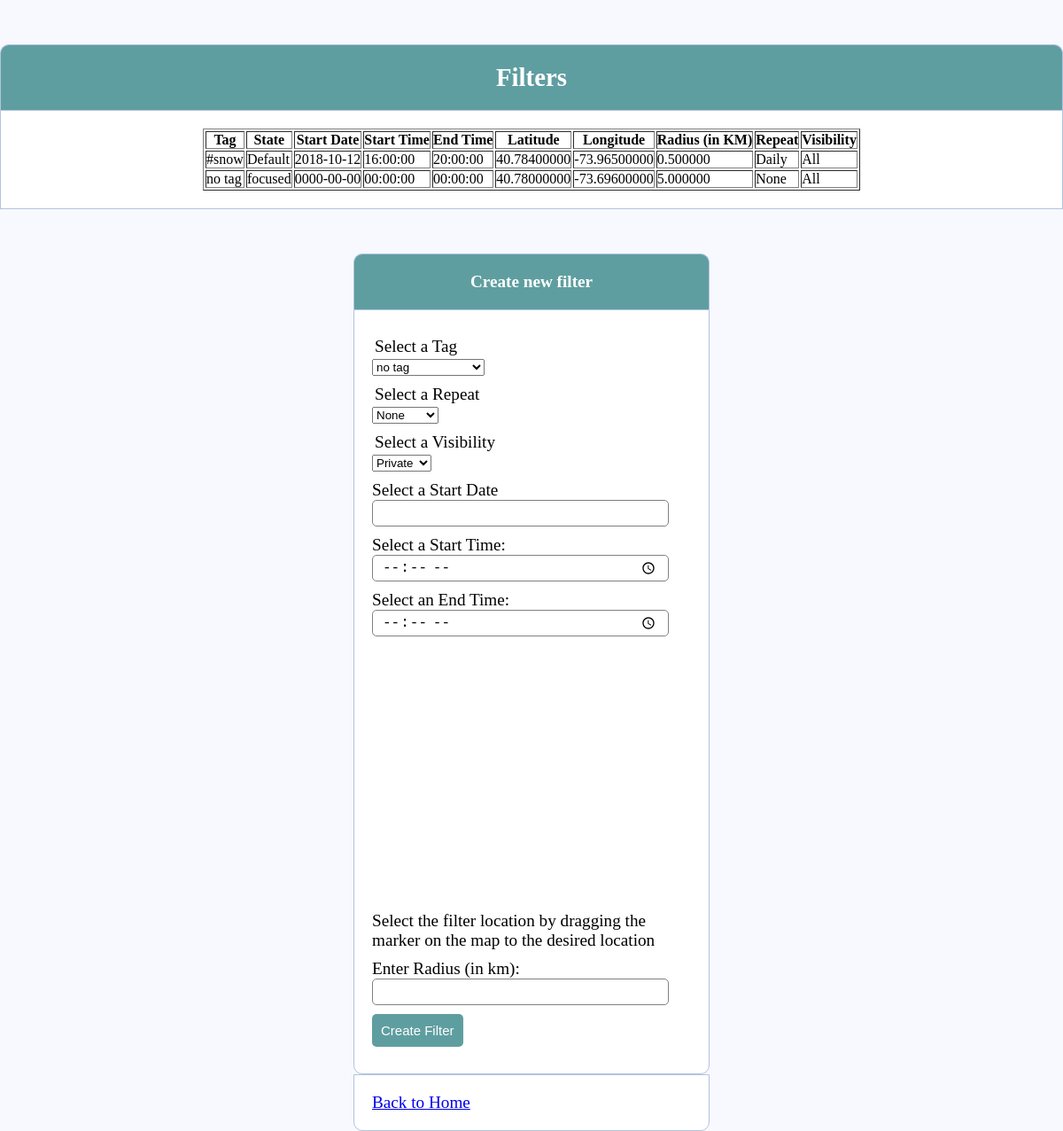
The page /Oingo/filters.php (signed in) on the database its author committed.
### tables this page shows
CREATE TABLE `filter` (
  `uid` int(11) NOT NULL,
  `stateid` int(11) NOT NULL,
  `tagID` int(11) NOT NULL,
  `fstarttimestamp` timestamp NOT NULL DEFAULT CURRENT_TIMESTAMP,
  `fendtimestamp` timestamp NOT NULL DEFAULT CURRENT_TIMESTAMP,
  `rid` int(11) NOT NULL,
  `flatitude` decimal(10,8) NOT NULL,
  `flongitude` decimal(11,8) NOT NULL,
  `fradius` decimal(10,6) NOT NULL,
  `vid` int(11) NOT NULL,
  PRIMARY KEY (`uid`,`stateid`,`tagID`,`fstarttimestamp`,`fendtimestamp`,`flatitude`,`flongitude`,`fradius`,`vid`,`rid`),
  KEY `tagIDFilter_idx` (`tagID`),
  KEY `vidFilter_idx` (`vid`),
  KEY `ridFilter_idx` (`rid`),
  CONSTRAINT `ridFilter` FOREIGN KEY (`rid`) REFERENCES `repeatnote` (`rid`),
  CONSTRAINT `tagIDFilter` FOREIGN KEY (`tagID`) REFERENCES `tag` (`tagid`),
  CONSTRAINT `uidFilter, stateIDFilter` FOREIGN KEY (`uid`, `stateid`) REFERENCES `userstate` (`uid`, `stateid`),
  CONSTRAINT `vidFilter` FOREIGN KEY (`vid`) REFERENCES `visibility` (`vid`)
);

CREATE TABLE `tag` (
  `tagid` int(11) NOT NULL AUTO_INCREMENT,
  `tagname` varchar(45) NOT NULL,
  PRIMARY KEY (`tagid`)
);

CREATE TABLE `state` (
  `stateID` int(11) NOT NULL,
  `statename` varchar(45) NOT NULL,
  PRIMARY KEY (`stateID`)
);

CREATE TABLE `repeatnote` (
  `rid` int(11) NOT NULL,
  `rdesc` varchar(45) NOT NULL,
  PRIMARY KEY (`rid`)
);

CREATE TABLE `visibility` (
  `vid` int(11) NOT NULL,
  `visibleRelation` varchar(45) NOT NULL,
  PRIMARY KEY (`vid`)
);

### Oingo/filters.php (the view, shortened to what this page needs)
<?php
$db = mysqli_connect("localhost", "root", "password");
mysqli_set_charset($db, 'utf-8');
mysqli_select_db($db, "oingo");
?>
<html>
<head>
    <link rel="stylesheet" type="text/css" href="css/style.css">
    <link rel="stylesheet" href="//code.jquery.com/ui/1.12.1/themes/base/jquery-ui.css">
    <link rel="stylesheet" href="/resources/demos/style.css">
</head>
<body onload="getLocation()">
<div class="filterheader">
    <h2>Filters</h2>
</div>
<?php  if (isset($_SESSION['username'])) : ?>
    <?php
    $uID = $_SESSION['uid'];
    mysqli_begin_transaction($db, MYSQLI_TRANS_START_READ_ONLY);
    $fil = mysqli_query($db, "SELECT * from filter natural join state natural join repeatnote natural join visibility natural join tag where uid='" . $uID . "'");
    if(mysqli_num_rows($fil) < 1){
        mysqli_free_result($fil);
        ?>
        <div class="content">
            <?php
        echo "Current user has no set filters";
        ?>
        </div>
        <?php
    }
    else{
        ?>
        <div class="filtercontent">
        <table border="black" class="center">
        <tr>
            <th>Tag</th>
            <th>State</th>
            <th>Start Date</th>
            <th>Start Time</th>
            <th>End Time</th>
            <th>Latitude</th>
            <th>Longitude</th>
            <th>Radius (in KM)</th>
            <th>Repeat</th>
            <th>Visibility</th>
        </tr>
        <?php
        while($filrow = mysqli_fetch_array($fil)){
            $filtagname = $filrow[13];
            $filstate = $filrow[10];
            $fillatitude = $filrow[7];
            $fillongitude = $filrow[8];
            $filradius = $filrow[9];
            $filrepeat = $filrow[11];
            $filvisibility = $filrow[12];
            list($filstartdate, $filstarttime) = explode(" ", $filrow["fstarttimestamp"]);
            list($filenddate, $filendtime) = explode(" ", $filrow["fendtimestamp"]);
            echo "<tr><td>" . $filtagname . "</td>";
            echo "<td>" . $filstate . "</td>";
            echo "<td>" . $filstartdate . "</td>";
            echo "<td>" . $filstarttime . "</td>";
            echo "<td>" . $filendtime . "</td>";
            echo "<td>" . $fillatitude . "</td>";
            echo "<td>" . $fillongitude . "</td>";
            echo "<td>" . $filradius . "</td>";
            echo "<td>" . $filrepeat . "</td>";
            echo "<td>" . $filvisibility . "</td></tr>";
        }
    }
    $allRepeatResult = mysqli_query($db, "SELECT rdesc from repeatnote");
    $allvisibilityResult = mysqli_query($db, "SELECT visibleRelation from visibility");
    $allTagResult = mysqli_query($db, "SELECT tagname from tag");
    ?>
    </table>
    </div>
    <div class="header">
        <h4>Create new filter</h4>
    </div>
    <form method="post" action="filters.php">
        <div class="input-group">
            <label>Select a Tag</label>
            <select name="tagDrop">
                <?php
                while ($rows3 = $allTagResult->fetch_assoc()) {
                    $tagval = $rows3['tagname'];
                    echo "<option value='$tagval'>$tagval</option>";
                }
                ?>
            </select>
        </div>
        <div class="input-group">
            <label>Select a Repeat</label>
            <select name="repeatDrop">
                <?php
                while ($rows1 = $allRepeatResult->fetch_assoc()) {
                    $repeatval = $rows1['rdesc'];
                    echo "<option value='$repeatval'>$repeatval</option>";
                }
                ?>
            </select>
        </div>
        <div class="input-group">
            <label>Select a Visibility</label>
            <select name="visibilityDrop">
                <?php
                while ($rows2 = $allvisibilityResult->fetch_assoc()) {
                    $visibilityval = $rows2['visibleRelation'];
                    echo "<option value='$visibilityval'>$visibilityval</option>";
                }
                ?>
            </select>
        </div>
        <div class="input-group">
            <p>Select a Start Date <input type="text" name="selectstartdate" id="datepicker"></p>
        </div>
        <div class="input-group">
            <p>Select a Start Time: <input type="time" name="selectstarttime"></p>
        </div>
        <div class="input-group">
            <p>Select an End Time: <input type="time" name="selectendtime"></p>
        </div>
        <div class="input-group">
        <div id="map" style="height: 300px; width: 430px;"></div>
        <p>Select the filter location by dragging the marker on the map to the desired location</p>
        </div>
        <div class="input-group">
            <p>Enter Radius (in km): <input type="text" name="radiusName"></p>
        </div>
        <div class="input-group">
            <button type="submit" class="btn" name="createFilter">Create Filter</button>
        </div>
    </form>
    <div class="content">
    <p><a href="index.php">Back to Home</a></p>
    </div>
<?php endif;
mysqli_close($db);?>
</body>
</html>

### Oingo/css/style.css (style rules this page uses)
* { margin: 0px; padding: 0px; }
body { font-size: 120%; background: #F8F8FF; }
.header { width: 30%; margin: 50px auto 0px; color: white; background: #5F9EA0; text-align: center; border: 1px solid #B0C4DE; border-bottom: none; border-radius: 10px 10px 0px 0px; padding: 20px; }
.filterheader { margin: 50px auto 0px; color: white; background: #5F9EA0; text-align: center; border: 1px solid #B0C4DE; border-bottom: none; border-radius: 10px 10px 0px 0px; padding: 20px; }
table.center { margin-left:auto; margin-right:auto; }
form, .friendaccept { border: none; box-shadow: none; margin-top: -1em; }
form, .content { width: 30%; margin: 0px auto; padding: 20px; border: 1px solid #B0C4DE; background: white; border-radius: 0px 0px 10px 10px; }
.filtercontent { padding: 20px; border: 1px solid #B0C4DE; background: white; }
.input-group { margin: 10px 0px 10px 0px; }
.input-group label { display: block; text-align: left; margin: 3px; }
.input-group input { height: 30px; width: 93%; padding: 5px 10px; font-size: 16px; border-radius: 5px; border: 1px solid gray; }
.btn { padding: 10px; font-size: 15px; color: white; background: #5F9EA0; border: none; border-radius: 5px; }

### Oingo/filters.php (style rules this page uses)
#map { height: 100%; }
html, body { height: 100%; margin: 0; padding: 0; }

### rows shown on the page
filter: tagID.tagname "#snow", state.statename "Default", filstartdate "2018-10-12", filstarttime "16:00:00", filendtime "20:00:00", flatitude "40.78400000", flongitude "-73.96500000", fradius "0.500000", rid.rdesc "Daily", vid.visibleRelation "All"
filter: tagID.tagname "no tag", state.statename "focused", filstartdate "0000-00-00", filstarttime "00:00:00", filendtime "00:00:00", flatitude "40.78000000", flongitude "-73.69600000", fradius "5.000000", rid.rdesc "None", vid.visibleRelation "All"

### other values the page prints
form field tagDrop "no tag"
form field repeatDrop "None"
form field visibilityDrop "Private"
